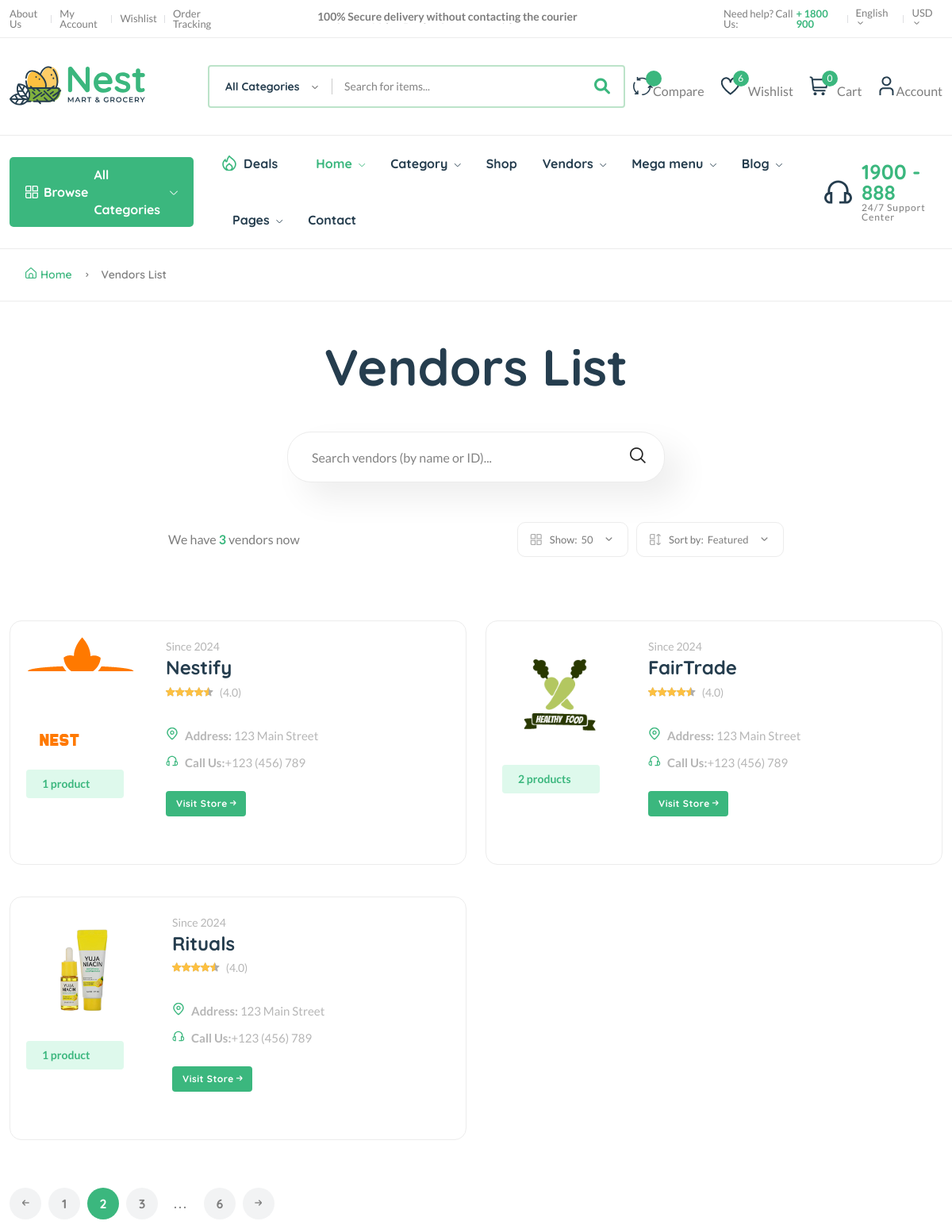
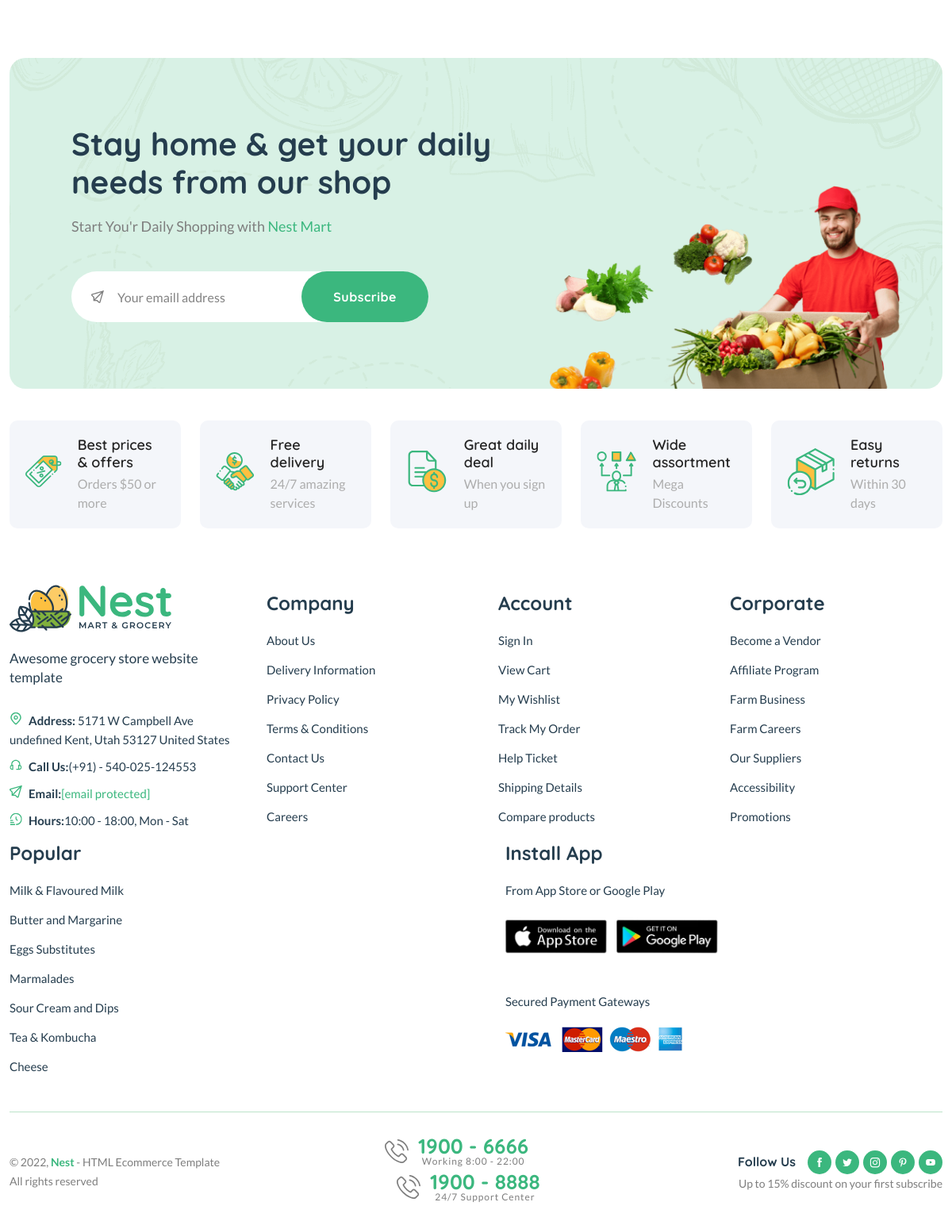
The app's page /vendors/ with its own data (2 pictures, top to bottom).
### core/models.py (models this page shows, shortened)
class Vendor(models.Model):
    vid = ShortUUIDField(unique=True, length=10, max_length=20, prefix="ven", alphabet="abcdefgh12345")
    title = models.CharField(max_length=100, default="Nestify")
    image = models.ImageField(upload_to=user_directory_path, default="vendor.jpg")
    cover_image = models.ImageField(upload_to=user_directory_path, default="vendor.jpg")
    description = CKEditor5Field(null=True, blank=True, default="I am an Amazing Vendor", config_name="extends")
    address = models.CharField(max_length=100, default="123 Main Street")
    contact = models.CharField(max_length=100, default="+123 (456) 789")
    chat_resp_time = models.CharField(max_length=100, default="100")
    shipping_on_time = models.CharField(max_length=100, default="100")
    authentic_rating = models.CharField(max_length=100, default="100")
    days_return = models.CharField(max_length=100, default="100")
    warranty_period = models.CharField(max_length=100, default="100")
    user = models.ForeignKey(User, on_delete=models.SET_NULL, null=True)
    date = models.DateTimeField(auto_now_add=True, null=True, blank=True)
    class Meta:
        verbose_name_plural = "Vendors"

### core/views.py (the view)
# urls.py: path("vendors/", vendor_list_view, name="vendor-list"),
def vendor_list_view(request):
    vendors = Vendor.objects.all()
    context = {
        "vendors": vendors,
    }
    return render(request, "core/vendor-list.html", context)

### templates/core/vendor-list.html (shortened to what this page needs)
{% extends 'core/partials/base.html' %}
{% load static %}
{% block content %}
    <main class="main pages mb-80">
        <div class="page-header breadcrumb-wrap">
            <div class="container">
                <div class="breadcrumb">
                    <a href="index.html" rel="nofollow"><i class="fi-rs-home mr-5"></i>Home</a>
                    <span></span> Vendors List
                </div>
            </div>
        </div>
        <div class="page-content pt-50">
            <div class="container">
                <div class="archive-header-2 text-center">
                    <h1 class="display-2 mb-50">Vendors List</h1>
                    <div class="row">
                        <div class="col-lg-5 mx-auto">
                            <div class="sidebar-widget-2 widget_search mb-50">
                                <div class="search-form">
                                    <form action="#">
                                        <input type="text" placeholder="Search vendors (by name or ID)..." />
                                        <button type="submit"><i class="fi-rs-search"></i></button>
                                    </form>
                                </div>
                            </div>
                        </div>
                    </div>
                </div>
                <div class="row mb-50">
                    <div class="col-12 col-lg-8 mx-auto">
                        <div class="shop-product-fillter">
                            <div class="totall-product">
                                <p>We have <strong class="text-brand">{{vendors.count}}</strong> vendor{{vendors.count|pluralize}} now</p>
                            </div>
                            <div class="sort-by-product-area">
                                <div class="sort-by-cover mr-10">
                                    <div class="sort-by-product-wrap">
                                        <div class="sort-by">
                                            <span><i class="fi-rs-apps"></i>Show:</span>
                                        </div>
                                        <div class="sort-by-dropdown-wrap">
                                            <span> 50 <i class="fi-rs-angle-small-down"></i></span>
                                        </div>
                                    </div>
                                </div>
                                <div class="sort-by-cover">
                                    <div class="sort-by-product-wrap">
                                        <div class="sort-by">
                                            <span><i class="fi-rs-apps-sort"></i>Sort by:</span>
                                        </div>
                                        <div class="sort-by-dropdown-wrap">
                                            <span> Featured <i class="fi-rs-angle-small-down"></i></span>
                                        </div>
                                    </div>
                                </div>
                            </div>
                        </div>
                    </div>
                </div>
                <div class="row vendor-grid">
                    {% for v in vendors %}
                    <div class="col-lg-6 col-md-6 col-12 col-sm-6">
                        <div class="vendor-wrap style-2 mb-40">
                            <div class="vendor-img-action-wrap">
                                <div class="vendor-img">
                                    <a href="{% url 'core:vendor-detail' v.vid %}">
                                        <img class="default-img" src="{{v.image.url}}" alt="" />
                                    </a>
                                </div>
                                <div class="mt-10">
                                    <span class="font-small total-product">{{v.vendor.count}} product{{v.vendor.count|pluralize}}</span>
                                </div>
                            </div>
                            <div class="vendor-content-wrap">
                                <div class="mb-30">
                                    <div class="product-category">
                                        <span class="text-muted">Since {{v.date|date:"Y"}}</span>
                                    </div>
                                    <h4 class="mb-5"><a href="{% url 'core:vendor-detail' v.vid %}">{{v.title}}</a></h4>
                                    <div class="product-rate-cover">
                                        <div class="product-rate d-inline-block">
                                            <div class="product-rating" style="width: 90%"></div>
                                        </div>
                                        <span class="font-small ml-5 text-muted"> (4.0)</span>
                                    </div>
                                    <div class="vendor-info d-flex justify-content-between align-items-end mt-30">
                                        <ul class="contact-infor text-muted">
                                            <li><img src="assets/imgs/theme/icons/icon-location.svg" alt="" /><strong>Address: </strong> <span>{{v.address}}</span></li>
                                            <li><img src="assets/imgs/theme/icons/icon-contact.svg" alt="" /><strong>Call Us:</strong><span>{{v.contact}}</span></li>
                                        </ul>
                                    </div>
                                    <br>
                                    <a href="{% url 'core:vendor-detail' v.vid %}" class="btn btn-xs">Visit Store <i class="fi-rs-arrow-small-right"></i></a>
                                </div>
                            </div>
                        </div>
                    </div>
                    {% endfor %}
                </div>
                <div class="pagination-area mt-20 mb-20">
                    <nav aria-label="Page navigation example">
                        <ul class="pagination justify-content-start">
                            <li class="page-item">
                                <a class="page-link" href="#"><i class="fi-rs-arrow-small-left"></i></a>
                            </li>
                            <li class="page-item"><a class="page-link" href="#">1</a></li>
                            <li class="page-item active"><a class="page-link" href="#">2</a></li>
                            <li class="page-item"><a class="page-link" href="#">3</a></li>
                            <li class="page-item"><a class="page-link dot" href="#">...</a></li>
                            <li class="page-item"><a class="page-link" href="#">6</a></li>
                            <li class="page-item">
                                <a class="page-link" href="#"><i class="fi-rs-arrow-small-right"></i></a>
                            </li>
                        </ul>
                    </nav>
                </div>
            </div>
        </div>
    </main>
{% endblock content %}

### records on screen
Vendor: image (picture), vendor.count "1", date "2024", title "Nestify", address "123 Main Street", contact "+123 (456) 789"
Vendor: image (picture), vendor.count "2", date "2024", title "FairTrade", address "123 Main Street", contact "+123 (456) 789"
Vendor: image (picture), vendor.count "1", date "2024", title "Rituals", address "123 Main Street", contact "+123 (456) 789"

### other values on screen
{{ request.session.cart_data_obj|length }} "0"
{{ vendors.count }} "3"
